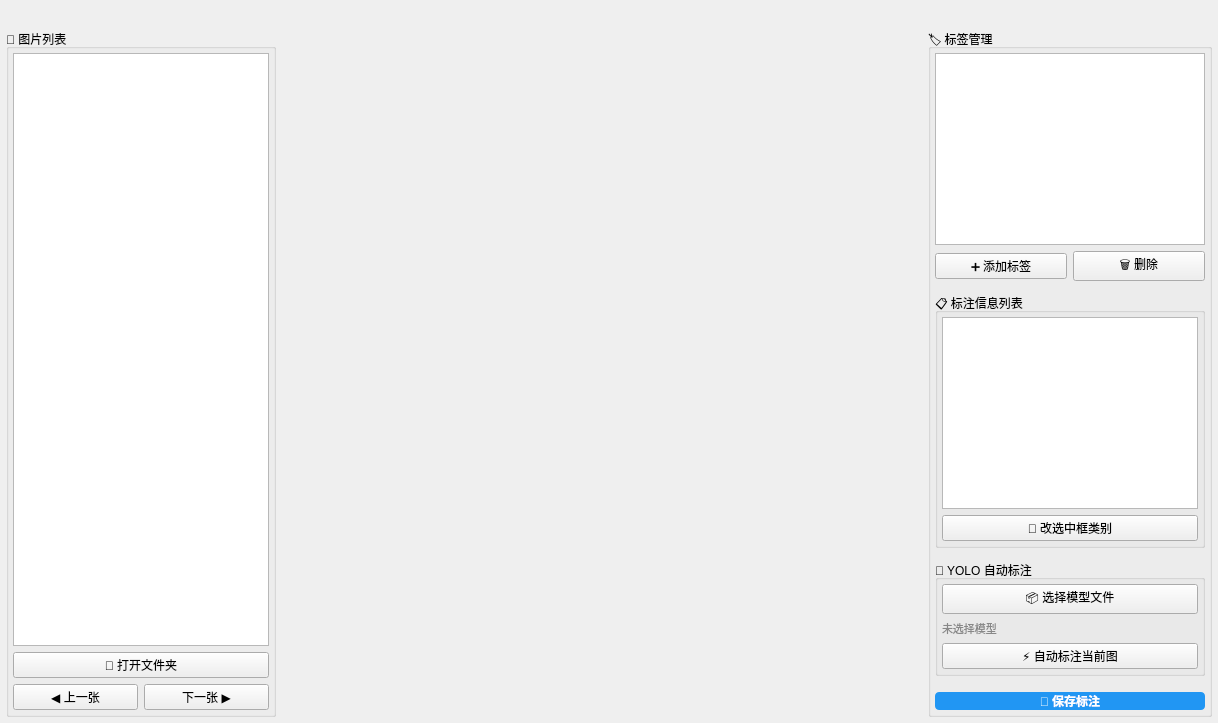
      <widget class="QWidget" name="tab_annotation">
       <attribute name="title">
        <string>🏷 图像标注</string>
       </attribute>
       <layout class="QVBoxLayout" name="vLayout_annotation">
        <property name="spacing">
         <number>6</number>
        </property>
        <property name="leftMargin">
         <number>6</number>
        </property>
        <property name="topMargin">
         <number>6</number>
        </property>
        <property name="rightMargin">
         <number>6</number>
        </property>
        <property name="bottomMargin">
         <number>6</number>
        </property>

        <!-- 标注工具栏 -->
        <item>
         <widget class="QToolBar" name="toolBar_annotation">
          <property name="windowTitle">
           <string>标注工具栏</string>
          </property>
          <property name="movable">
           <bool>false</bool>
          </property>
          <attribute name="toolBarArea">
           <enum>TopToolBarArea</enum>
          </attribute>
          <attribute name="toolBarBreak">
           <bool>false</bool>
          </attribute>
         </widget>
        </item>

        <!-- 标注主区域：左侧文件列表 + 中间画布 + 右侧标签面板 -->
        <item>
         <layout class="QHBoxLayout" name="hLayout_annotMain">
          <property name="spacing">
           <number>6</number>
          </property>

          <!-- 左侧：文件列表 -->
          <item>
           <widget class="QGroupBox" name="groupBox_fileList">
            <property name="title">
             <string>📂 图片列表</string>
            </property>
            <property name="maximumWidth">
             <number>180</number>
            </property>
            <layout class="QVBoxLayout" name="vLayout_fileList">
             <property name="leftMargin"><number>4</number></property>
             <property name="topMargin"><number>4</number></property>
             <property name="rightMargin"><number>4</number></property>
             <property name="bottomMargin"><number>4</number></property>
             <item>
              <widget class="QListWidget" name="listWidget_images">
               <property name="uniformItemSizes">
                <bool>false</bool>
               </property>
              </widget>
             </item>
             <item>
              <layout class="QHBoxLayout">
               <item>
                <widget class="QPushButton" name="btn_annotOpenFolder">
                 <property name="text"><string>📂 打开文件夹</string></property>
                </widget>
               </item>
              </layout>
             </item>
             <item>
              <layout class="QHBoxLayout">
               <item>
                <widget class="QPushButton" name="btn_annotPrev">
                 <property name="text"><string>◀ 上一张</string></property>
                </widget>
               </item>
               <item>
                <widget class="QPushButton" name="btn_annotNext">
                 <property name="text"><string>下一张 ▶</string></property>
                </widget>
               </item>
              </layout>
             </item>
            </layout>
           </widget>
          </item>

          <!-- 中间：画布区域 -->
          <item>
           <widget class="QWidget" name="widget_canvasContainer">
            <layout class="QVBoxLayout" name="vLayout_canvas">
             <property name="spacing">
              <number>4</number>
             </property>
             <property name="leftMargin">
              <number>0</number>
             </property>
             <property name="topMargin">
              <number>0</number>
             </property>
             <property name="rightMargin">
              <number>0</number>
             </property>
             <property name="bottomMargin">
              <number>0</number>
             </property>
             <item>
              <widget class="AnnotationView" name="annotationView">
               <property name="minimumSize">
                <size>
                 <width>640</width>
                 <height>480</height>
                </size>
               </property>
              </widget>
             </item>
            </layout>
           </widget>
          </item>

          <!-- 右侧：标签管理 -->
          <item>
           <widget class="QGroupBox" name="groupBox_labels">
            <property name="title">
             <string>🏷 标签管理</string>
            </property>
            <property name="maximumWidth">
             <number>200</number>
            </property>
            <layout class="QVBoxLayout" name="vLayout_labels">
             <property name="leftMargin"><number>4</number></property>
             <property name="topMargin"><number>4</number></property>
             <property name="rightMargin"><number>4</number></property>
             <property name="bottomMargin"><number>4</number></property>
             <item>
              <widget class="QTableView" name="tableView_labels">
               <property name="minimumHeight">
                <number>150</number>
               </property>
               <property name="maximumHeight">
                <number>200</number>
               </property>
              </widget>
             </item>
             <item>
              <layout class="QHBoxLayout">
               <item>
                <widget class="QPushButton" name="btn_annotAddLabel">
                 <property name="text"><string>➕ 添加标签</string></property>
                </widget>
               </item>
               <item>
                <widget class="QPushButton" name="btn_annotDelLabel">
                 <property name="text"><string>🗑 删除</string></property>
                </widget>
               </item>
              </layout>
             </item>
             <item>
              <spacer>
               <property name="orientation">vertical</property>
               <property name="sizeHint"><size><width>0</width><height>6</height></size></property>
              </spacer>
             </item>
             <!-- 标注信息列表（每个框一行：类别 + 归一化坐标 + 像素坐标） -->
             <item>
              <widget class="QGroupBox" name="groupBox_annotInfo">
               <property name="title">
                <string>📋 标注信息列表</string>
               </property>
               <layout class="QVBoxLayout" name="vLayout_annotInfo">
                <property name="leftMargin"><number>4</number></property>
                <property name="topMargin"><number>4</number></property>
                <property name="rightMargin"><number>4</number></property>
                <property name="bottomMargin"><number>4</number></property>
                <item>
                 <widget class="QListWidget" name="listWidget_annotInfo">
                  <property name="minimumHeight">
                   <number>120</number>
                  </property>
                  <property name="maximumHeight">
                   <number>200</number>
                  </property>
                  <property name="alternatingRowColors">
                   <bool>true</bool>
                  </property>
                  <property name="font">
                   <font>
                    <family>Consolas</family>
                    <pointsize>9</pointsize>
                   </font>
                  </property>
                 </widget>
                </item>
                <item>
                 <layout class="QHBoxLayout">
                  <item>
                   <widget class="QPushButton" name="btn_annotChangeLabel">
                    <property name="text"><string>🔄 改选中框类别</string>
                    </property>
                    <property name="toolTip">
                     <string>把当前选中的标注框改成右侧标签表里选中的类别</string>
                    </property>
                   </widget>
                  </item>
                 </layout>
                </item>
               </layout>
              </widget>
             </item>
             <item>
              <spacer>
               <property name="orientation">vertical</property>
               <property name="sizeHint"><size><width>0</width><height>6</height></size></property>
              </spacer>
             </item>
             <!-- YOLO 自动标注 -->
             <item>
              <widget class="QGroupBox" name="groupBox_autoLabel">
               <property name="title">
                <string>🤖 YOLO 自动标注</string>
               </property>
               <layout class="QVBoxLayout" name="vLayout_autoLabel">
                <property name="leftMargin"><number>4</number></property>
                <property name="topMargin"><number>4</number></property>
                <property name="rightMargin"><number>4</number></property>
                <property name="bottomMargin"><number>4</number></property>
                <item>
                 <widget class="QPushButton" name="btn_annotSelectModel">
                  <property name="text"><string>📦 选择模型文件</string></property>
                 </widget>
                </item>
                <item>
                 <widget class="QLabel" name="label_modelPath">
                  <property name="text"><string>未选择模型</string></property>
                  <property name="wordWrap">
                   <bool>true</bool>
                  </property>
                  <property name="styleSheet"><string>color: #888; font-size: 11px;</string></property>
                 </widget>
                </item>
                <item>
                 <widget class="QPushButton" name="btn_annotAutoLabel">
                  <property name="text"><string>⚡ 自动标注当前图</string></property>
                 </widget>
                </item>
               </layout>
              </widget>
             </item>
             <item>
              <spacer>
               <property name="orientation">vertical</property>
               <property name="sizeHint"><size><width>0</width><height>10</height></size></property>
              </spacer>
             </item>
             <!-- 保存按钮 -->
             <item>
              <widget class="QPushButton" name="btn_annotSave">
               <property name="text"><string>💾 保存标注</string></property>
               <property name="styleSheet">
                <string>QPushButton { background-color: #2196F3; color: white; font-weight: bold; border-radius: 4px; }
QPushButton:hover { background-color: #1976D2; }</string>
               </property>
              </widget>
             </item>
            </layout>
           </widget>
          </item>

         </layout>
        </item>

       </layout>
      </widget>
